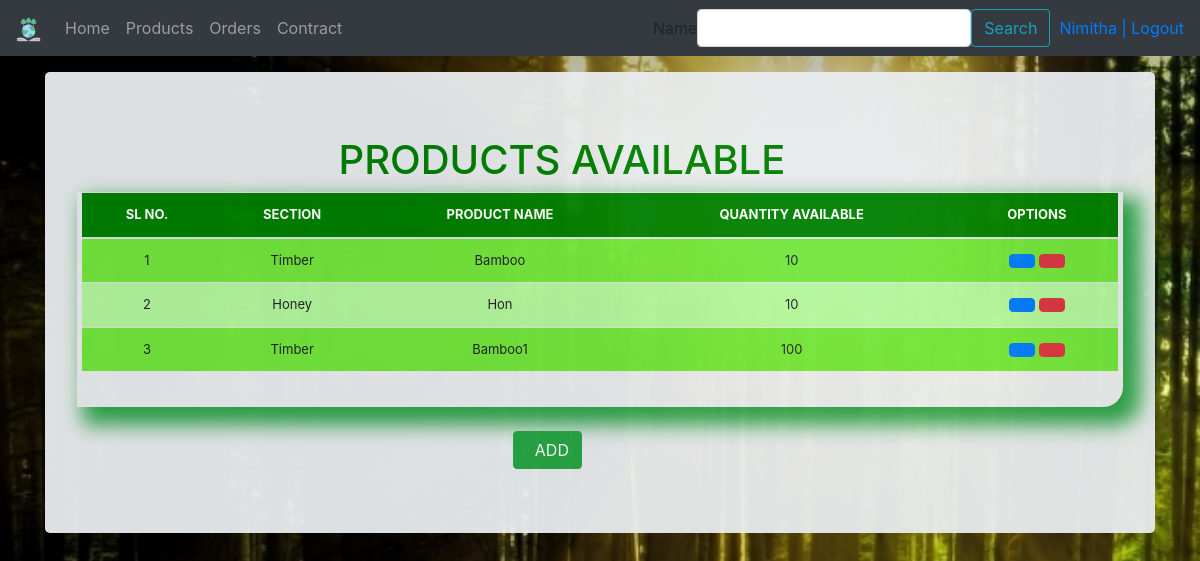
Page /list/ (signed in) on the earlier database version.
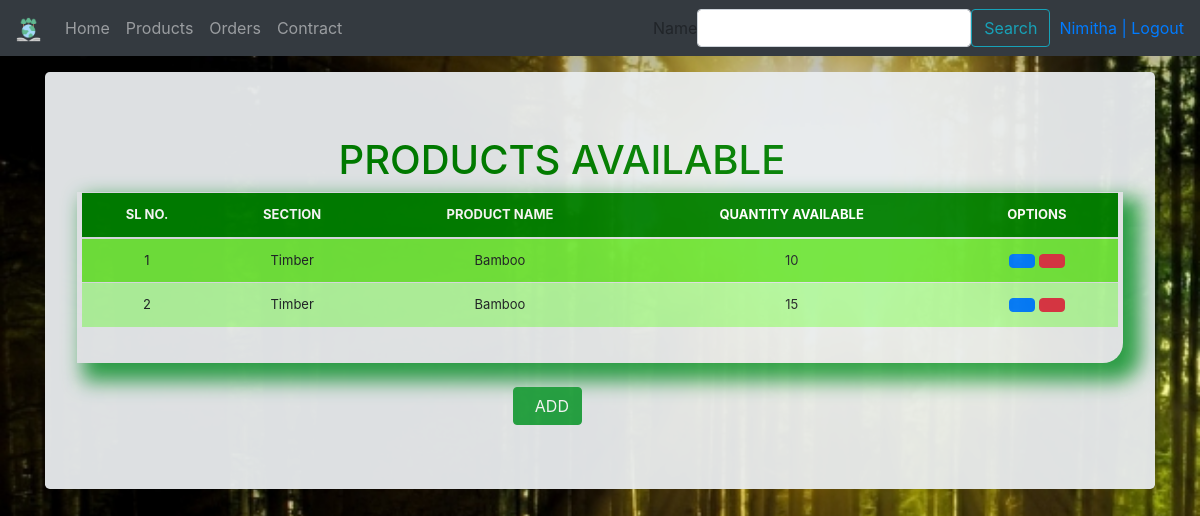
Same page on the later database version.
### ForestManagement/models.py (models this page shows, shortened)
class Product(models.Model):
	category = models.CharField(max_length=50, blank=True, null=True)
	item_name = models.CharField(max_length=50, blank=True, null=True)
	quantity = models.IntegerField(default='0', blank=False, null=True)
	receive_quantity = models.IntegerField(default='0', blank=True, null=True)
	receive_by = models.CharField(max_length=50, blank=True, null=True)
	issue_quantity = models.IntegerField(default='0', blank=True, null=True)
	issue_by = models.CharField(max_length=50, blank=True, null=True)
	issue_to = models.CharField(max_length=50, blank=True, null=True)
	phone_number = models.CharField(max_length=50, blank=True, null=True)
	created_by = models.CharField(max_length=50, blank=True, null=True)
	last_updated = models.DateTimeField(auto_now_add=False, auto_now=True)
	export_to_CSV = models.BooleanField(default=False)

### ForestManagement/views.py (the view, shortened to what this page needs)
# urls.py: path('list/', views.list_products, name='listitems'),
@login_required
def list_products(request):
	form = SearchForm(request.POST or None)
	title = 'Products'
	queryset = Product.objects.all()
	context = {
	    "title": title,
		"queryset":queryset,
		"okay":True,
		"form":form
	}
	context = {
	    "title": title,
		"queryset":queryset,
		"okay":True,
		"form":form
	}
	return render(request, "listitems.html",context)

### ForestManagement/forms.py
class SearchForm(forms.Form):
  name = forms.CharField(max_length=20, required=False)

### ForestManagement/templates/listitems.html (shortened to what this page needs)
{% load static %}
<!DOCTYPE html>
<html lang="en">
<head>
    <link href="//netdna.bootstrapcdn.com/font-awesome/3.2.1/css/font-awesome.css" rel="stylesheet">
    <link href="{% static 'css/bootstrap.min.css' %}" rel="stylesheet">
    <link href="{% static 'css/stylesheet.css' %}" rel="stylesheet">
    <link rel="stylesheet" href="path/to/bootstrap/css/bootstrap.min.css">
    <link href="{% static 'css/navbar-top-fixed.css' %}" rel="stylesheet">
</head>
<body>
    {% include 'navbar.html' %}
    <main role="main" class="container">
        <div class="jumbotron">
            <div class="header">
                <h1 style="color: green;"class="offset-3">PRODUCTS AVAILABLE</h1>
            </div>
            <div class="display_table">
                <table class="table">
                    <thead>
                        <tr>
                            <th>SL NO.</th>
                            <th>SECTION</th>
                            <th>PRODUCT NAME</th>
                            <th>QUANTITY AVAILABLE</th>
                            {% if user.is_staff %}
                            <th>OPTIONS</th>
                            {% endif %}
                        </tr>
                    </thead>
                    {% for instance in queryset %}
                    <tr>
                        <td>{{forloop.counter}}</td>
                        <td>{{instance.category}}</td>
                        <td>{{instance.item_name}}</td>
                        <td>{{instance.quantity}}</td>
                        {% if user.is_staff %}
                        <td><a href="{% url 'update_items' instance.id %}" class="btn btn-primary"></a>{{" "}}<a
                                href="{% url 'delete_products' instance.id %}" class="btn btn-danger"></a></td>
                        {% endif %}
                    </tr>
                    {% endfor %}
                </table>
            </div>
            <br />
            {% if user.is_staff %}
            <a href="{% url 'add_items'%}" class="btn btn-success offset-5">&nbsp; ADD</a>
            {% endif %}
        </div>
    </main>
</body>
</html>

Differences in the rows shown:
removed Product: category "Honey", item_name "Hon", quantity "10"
removed Product: category "Timber", item_name "Bamboo1", quantity "100"
added Product: category "Timber", item_name "Bamboo", quantity "15"
